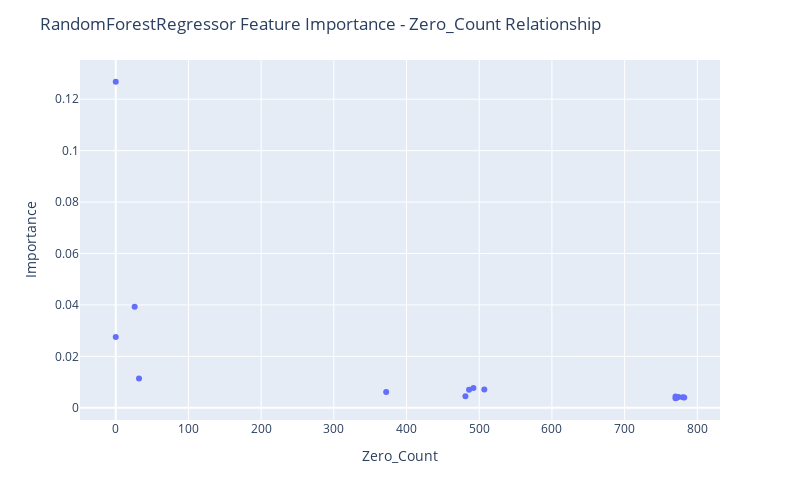

Notebook code for this chart:
### Code cell
fig = px.scatter(df_merged[~df_merged["Feature Name"].str.contains("Output")], x="Zero_Count", y="Importance",
                hover_data=["Feature Name"])

fig.update_layout(
    autosize=False,
    width=800,
    height=500,
    title_text=f"RandomForestRegressor Feature Importance - Zero_Count Relationship",
)

fig.show()

### Figure 1 — Plotly figure (JSON) as saved in the notebook; plotly's stock layout.template omitted (floating-point values rounded to 4 significant figures)
{"data": [{"customdata": [["Input 14"], ["Input 11"], ["Input 12"], ["Input 08"], ["Input 05"], ["Input 01"], ["Input 02"], ["Input 10"], ["Input 09"], ["Input 04"], ["Input 06"], ["Input 07"], ["Input 03"], ["Input 13"], ["Input 15"]], "hovertemplate": "Zero_Count=%{x}<br>Importance=%{y}<br>Feature Name=%{customdata[0]}<extra></extra>", "legendgroup": "", "marker": {"color": "#636efa", "symbol": "circle"}, "mode": "markers", "name": "", "orientation": "v", "showlegend": false, "type": "scatter", "x": [0, 26, 0, 32, 492, 507, 486, 372, 481, 770, 774, 780, 782, 771, 770], "xaxis": "x", "y": [0.1268, 0.0393, 0.02759, 0.01137, 0.007746, 0.007172, 0.007056, 0.006137, 0.00455, 0.004425, 0.004182, 0.004161, 0.004027, 0.003815, 0.003731], "yaxis": "y"}], "layout": {"autosize": false, "height": 500, "legend": {"tracegroupgap": 0}, "margin": {"t": 60}, "title": {"text": "RandomForestRegressor Feature Importance - Zero_Count Relationship"}, "width": 800, "xaxis": {"anchor": "y", "autorange": true, "domain": [0, 1], "range": [-49.18, 831.2], "title": {"text": "Zero_Count"}, "type": "linear"}, "yaxis": {"anchor": "x", "autorange": true, "domain": [0, 1], "range": [-0.004725, 0.1352], "title": {"text": "Importance"}, "type": "linear"}}}
